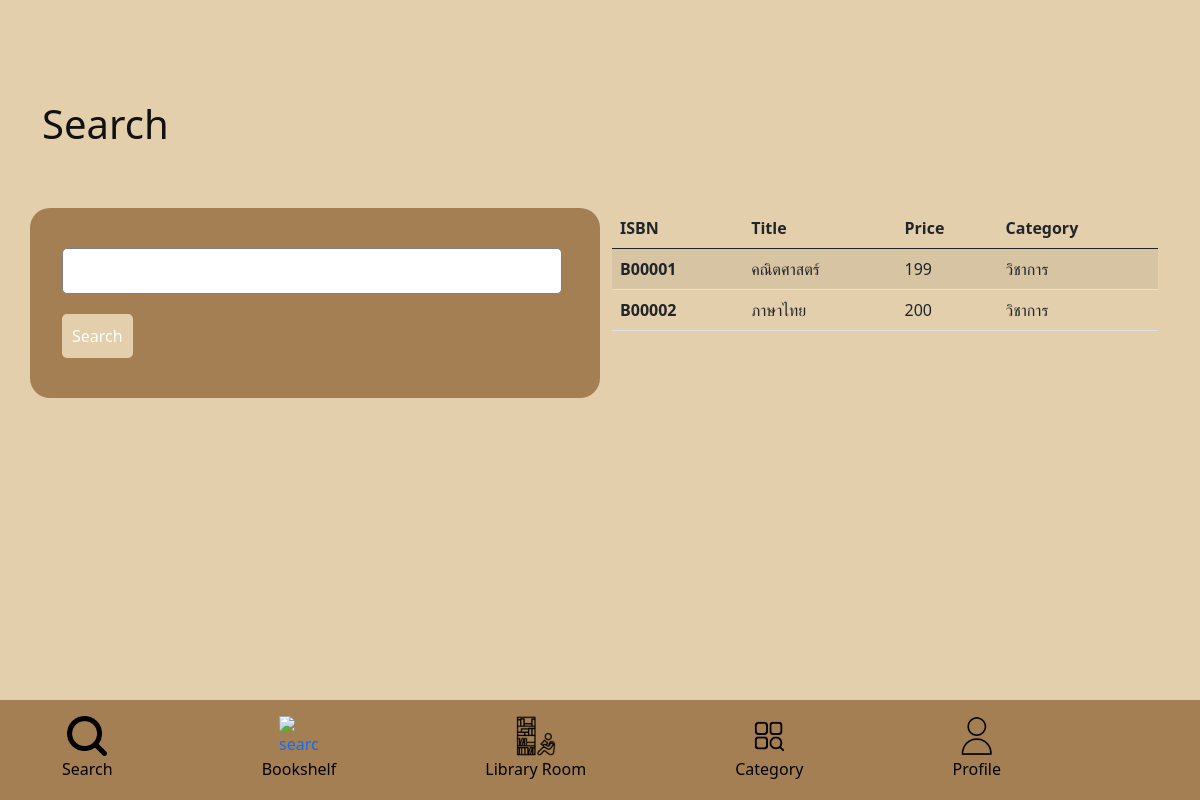
Page /member/search.php (signed in) on the committed database.
### tables this page shows
CREATE TABLE `books` (
  `id` int(11) NOT NULL,
  `isbn` varchar(100) NOT NULL,
  `name` varchar(100) NOT NULL,
  `price` int(100) NOT NULL,
  `author` varchar(100) NOT NULL,
  `category_id` int(11) NOT NULL
);

CREATE TABLE `categories` (
  `id` int(11) NOT NULL,
  `name` varchar(100) NOT NULL
);

### member/backend/func.php (called while the page is built, shortened)
<?php
class db
{
    private $conn;
    function __construct()
    {
        $dbuser = 'gfp';
        $dbpass = '1234';
        $dbname = 'cmtc_library';
        $dbhost = 'localhost';
        try {
            $con = new PDO("mysql:dbhost={$dbhost};dbname={$dbname}", $dbuser, $dbpass, [PDO::MYSQL_ATTR_INIT_COMMAND => "SET NAMES utf8;SET time_zone = 'Asia/Bangkok'"]);
            $con->setAttribute(PDO::ATTR_ERRMODE, PDO::ERRMODE_EXCEPTION);
            $con->setAttribute(PDO::ATTR_DEFAULT_FETCH_MODE, PDO::FETCH_ASSOC);
            $this->conn = $con;
        } catch (PDOException $e) {
            echo 'Connection failed: ' . $e->getMessage();
        }
    }
    function select_manaul_field($table, array $field_arr)
    {
        $sql = 'SELECT ' . implode(',', $field_arr) . ' FROM ' . $table;
        $stmt = $this->conn->prepare($sql);
        $stmt->execute();
        $result = $stmt->fetchAll();
        return $result;
    }
    function select_manual($table, array $select_field_arr, array $where_arr, array $value_arr)
    {
        $sql = 'SELECT ' . implode(', ', $select_field_arr) . ' FROM ' . $table . ' WHERE ' . implode(' = ? AND ', $where_arr) . ' = ? ';
        $stmt = $this->conn->prepare($sql);
        $stmt->execute($value_arr);
        $result = $stmt->fetchAll();
        return $result;
    }
}

### member/search.php (the view, shortened to what this page needs)
<?php
include "./backend/func.php";
$db = new db;
if (isset($_GET['keyword'])) {
    $books = $db->search_data('books', ['*'], ['name'], [$_GET['keyword']]);
} else {
    $books = $db->select_manaul_field('books', ['*']);
}
?>
<?php include 'header.php' ?>
<nav></nav>
<div class="container content">
    <div class="profile-detail">
        <h1 class="title col-8">Search</h1>
        <div class="row wrap-search-table">
            <div class="col-6">
                <div class="row box-profile">
                    <div class="search-container">
                        <form method="get" action="">
                            <input type="text" name="keyword" required>
                            <input type="submit" value="Search">
                        </form>
                    </div>
                </div>
            </div>
            <div class="col-6">
                <table class="table table-striped">
                    <thead>
                        <tr>
                            <th scope="col">ISBN</th>
                            <th scope="col">Title</th>
                            <th scope="col">Price</th>
                            <th scope="col">Category</th>
                        </tr>
                    </thead>
                    <tbody>
                        <?php $i = 0; foreach ($books as $book) { ?>
                            <?php
                              $cateogry_name =  $db->select_manual('categories', ['*'], ['id'], [$book['category_id']]);
                            ?>
                            <tr>
                                <th scope="row"><?= $book['isbn'] ?></th>
                                <td><?= $book['name'] ?></td>
                                <td><?= $book['price'] ?></td>
                                <td><?= $cateogry_name[0]['name'] ?></td>
                            </tr>
                        <?php } ?>
                    </tbody>
                </table>
            </div>
        </div>
    </div>
</div>
<?php include 'footer.php' ?>
</body>
</html>

### member/assets/style.css (style rules this page uses)
body { background-color: #e3cfac !important ; }
nav { height: 100px; width: 100%; }
h1.title { height: 100px !important; }
.content { position: relative; z-index: 100; margin-bottom: 150px; }
.title { color: #111; }
.box-profile { background-color: #a57f54; height: fit-content; width: fit-content; border-radius: 20px; padding: 20px; margin-left: 500px; }
.search-container { display: flex; flex-direction: column; align-items: center; padding: 20px; }
input[type="text"] { width: 500px; padding: 10px; margin-bottom: 20px; border-radius: 5px; border: 1px solid gray; }
input[type="submit"] { width: fit-content; padding: 10px; background-color: #e3cfac; color: white; border: none; border-radius: 5px; cursor: pointer; }

### rows in the picture
books: isbn "B00001", name "คณิตศาสตร์", price "199", category.name "วิชาการ"
books: isbn "B00002", name "ภาษาไทย", price "200", category.name "วิชาการ"
